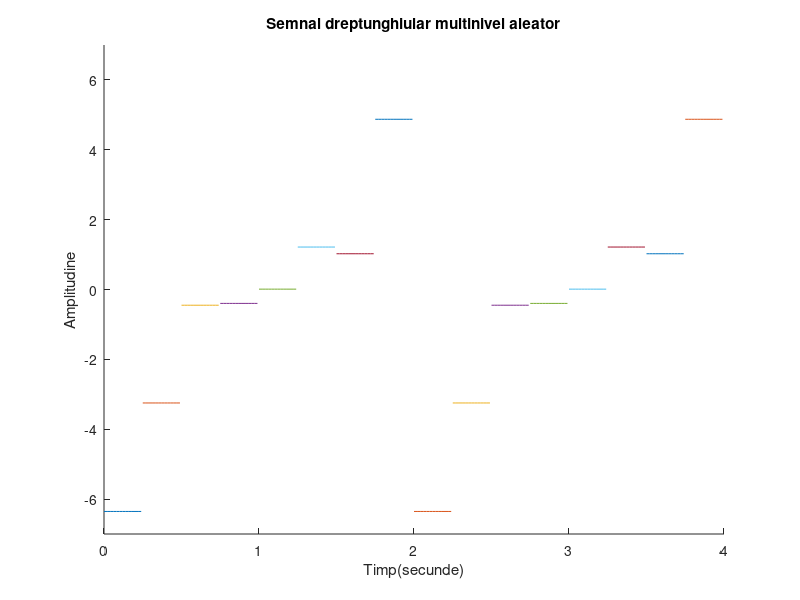

Write the MATLAB code that produced this figure.
hold on;
%folosesc intructiunea hold on pentru a afisa simultan mai multe semnale pe grafic
%20ms
%folosim rand pentru a genera un numar aleator
r1=rand(1);
r2=rand(1);
r3=rand(1);
r4=rand(1);
r5=rand(1);
r6=rand(1);
r7=rand(1);
r8=rand(1);
t1=0:0.02:0.25;
t2=0.25:0.02:0.5;
t3=0.5:0.02:0.75;
t4=0.75:0.02:1;
t5=1:0.02:1.25;
t6=1.25:0.02:1.5;
t7=1.5:0.02:1.75;
t8=1.75:0.02:2;
%Stabilesc nivelurile
x1=-7*r1*square(8*pi*t1,100);
x2=-5*r2*square(8*pi*t2,100);
x3=-3*r3*square(8*pi*t3,100);
x4=-1*r4*square(8*pi*t4,100);
x5=1*r5*square(8*pi*t5,100);
x6=3*r6*square(8*pi*t6,100);
x7=5*r7*square(8*pi*t7,100);
x8=7*r8*square(8*pi*t8,100);
%->Vom folosi functia plot pentru a genera grafice cu parametrii t1 si x1, t2 si x2, t3 si x3, t4 si x4, t5 si x5, t6 si x6, t7 si t7,
%t8 si x8
plot(t1,x1);
plot(t2,x2);
plot(t3,x3);
plot(t4,x4);
plot(t5,x5);
plot(t6,x6);
plot(t7,x7);
plot(t8,x8);
%->Folosim functia axis pentru a delimita spectrele de valori ale graficului generat de plot pentru a se incadra corespunzator in parametri
axis([0 4 -7 7]);
%->Acum graficul se va intinde de la 0 la 4 pe Ox si de a -7 la 7 pe Oy
plot(2+t1,x1);
plot(2+t2,x2);
plot(2+t3,x3);
plot(2+t4,x4);
plot(2+t5,x5);
plot(2+t6,x6);
plot(2+t7,x7);
plot(2+t8,x8);
%Am denumit axa Ox
xlabel('Timp(secunde)')
%Am denumit axa Oy
ylabel('Amplitudine')
title('Semnal dreptunghiular multinivel aleator')
